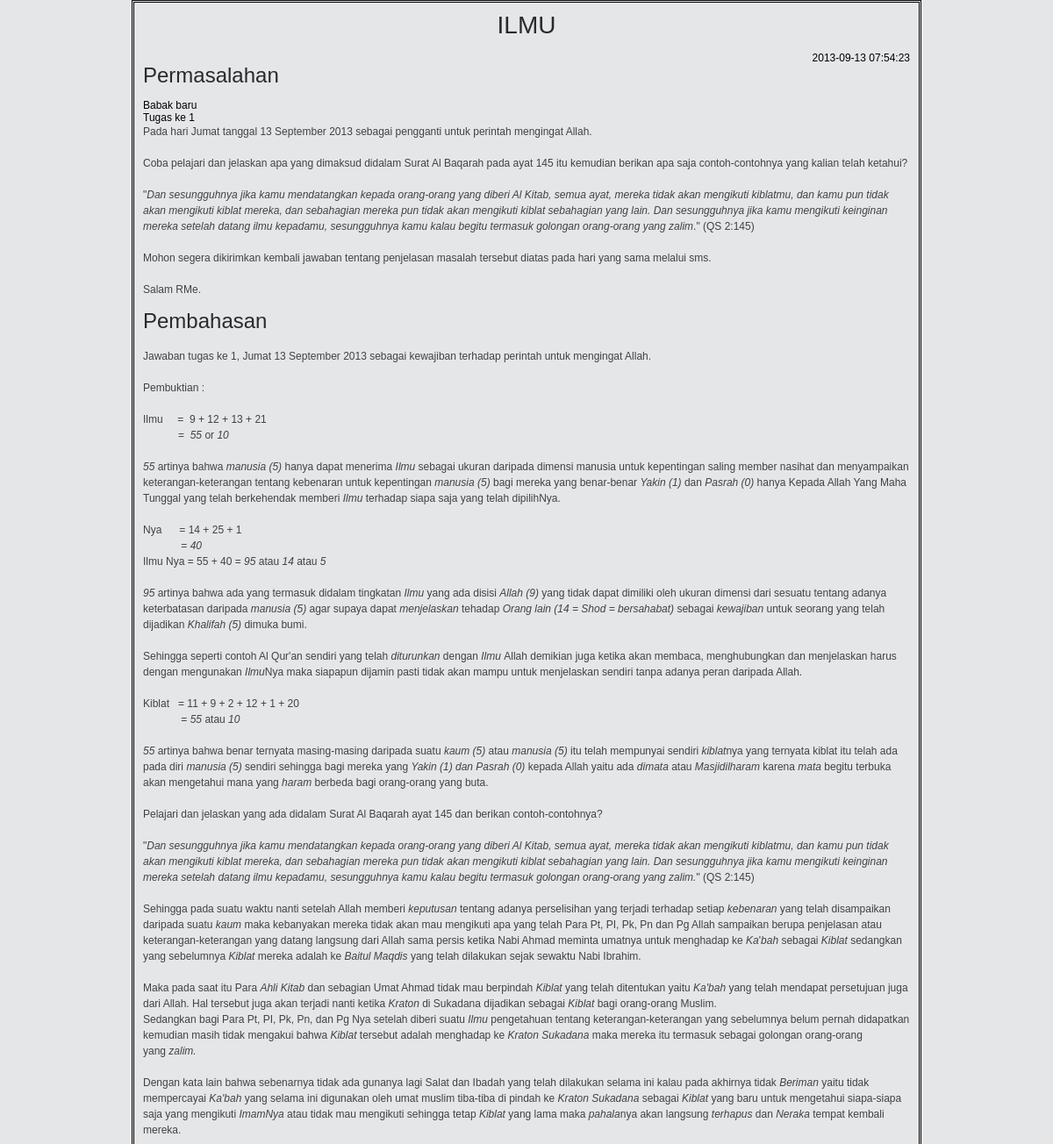
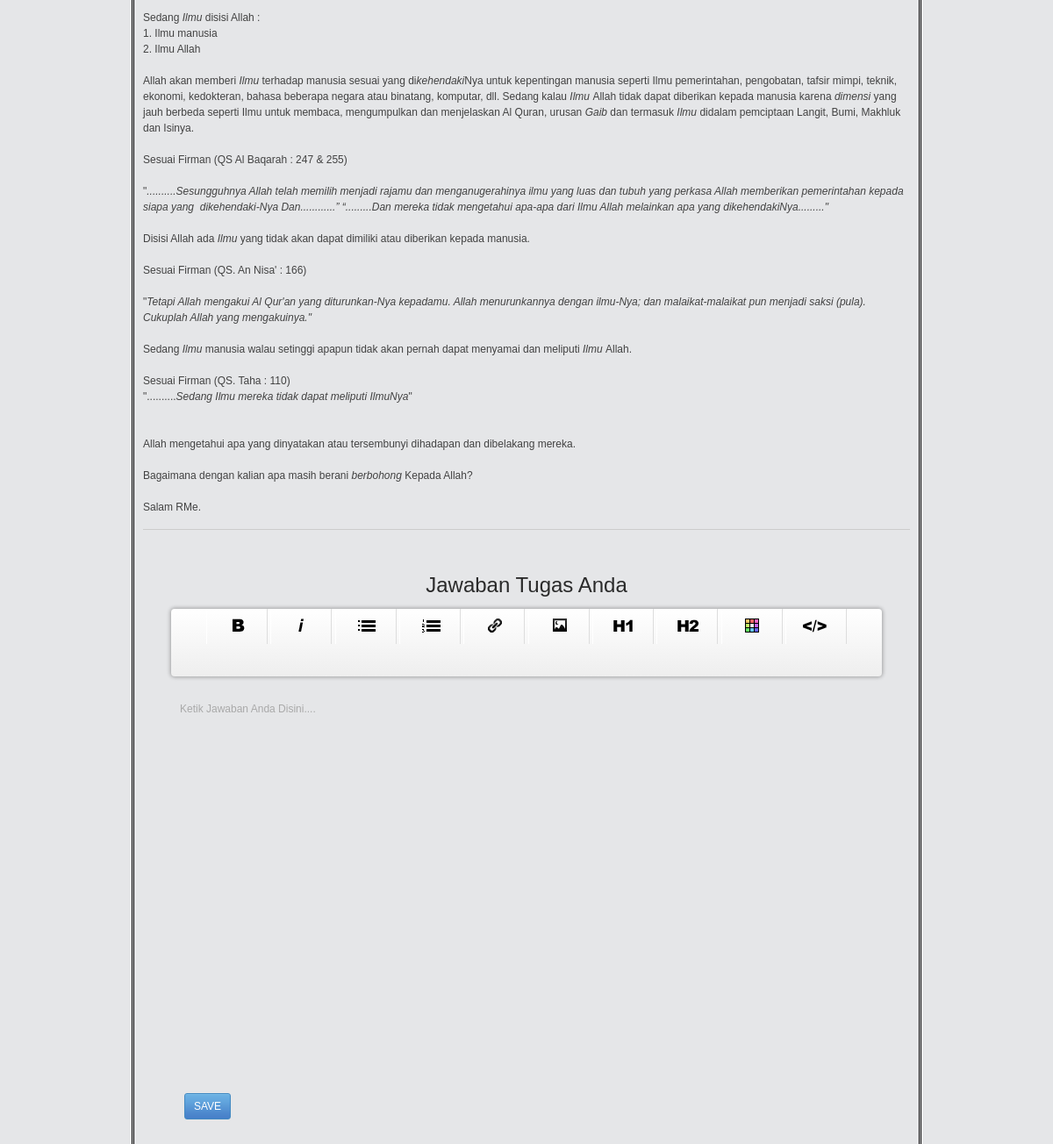
The page /sekolah/detailtugasjumat/22 (signed in) on the database its author committed (2 pictures, top to bottom).
### tables this page shows
CREATE TABLE IF NOT EXISTS `tugas` (
  `id_tugas` bigint(20) NOT NULL AUTO_INCREMENT,
  `username` varchar(250) DEFAULT NULL,
  `judul` varchar(250) DEFAULT NULL,
  `kategori` varchar(250) DEFAULT NULL,
  `subkategori` varchar(250) DEFAULT NULL,
  `status` varchar(250) DEFAULT NULL,
  `artikel` longtext,
  `datecreate` timestamp NOT NULL DEFAULT CURRENT_TIMESTAMP ON UPDATE CURRENT_TIMESTAMP,
  `lastedit` timestamp NOT NULL DEFAULT '0000-00-00 00:00:00',
  `news` tinyint(1) NOT NULL,
  PRIMARY KEY (`id_tugas`)
);

### application/controllers/sekolah.php (called while the page is built, shortened)
<?php
class Sekolah extends CI_Controller {
    public function __construct() {
        $this->load->model('sekolah_model');
        $this->load->helper('captcha_helper');
        $this->load->model('tugas_model');
        $this->load->model('registrasi_model');
    }
    public function detailtugasjumat() {
        if ($_SESSION['status'] != 'guest') {
            $id_tugas = $this->security->xss_clean($this->uri->segment(3));
            $tugas = $this->tugas_model->select_one_tugas($id_tugas);
            if ($tugas == null)
                $this->index();
            else {
                $data = array();
                $data['tugas'] = $tugas;
                $jawaban = $this->sekolah_model->select_jawaban_tugas($_SESSION['username'], $tugas->id_tugas);
                $data['jawaban'] = $jawaban;
                $this->load->view('detail_tugas_jumat_view', $data);
            }
        } else {
            $_SESSION['page'] = "";
            $this->load->view('header_view');
            $this->load->view('error_403_view');
        }
    }
}

### index.php (called while the page is built, shortened)
<?php
require_once BASEPATH.'core/CodeIgniter.php';

### application/models/tugas_model.php (called while the page is built, shortened)
<?php if ( ! defined('BASEPATH')) exit('No direct script access allowed');
class tugas_model extends CI_Model{
    function select_one_tugas($id_tugas)
    {
        $SQL = "select * from tugas where id_tugas = ?";
        $query = $this->db->query($SQL, $id_tugas);
        if($this->db->affected_rows() == 1)
        {
            foreach($query->result() as $row)
            {
                return $row;
            }
        }
        else
        {
            return null;
        }
    }
}
?>

### application/models/sekolah_model.php (called while the page is built, shortened)
<?php if ( ! defined('BASEPATH')) exit('No direct script access allowed');
class Sekolah_model extends CI_Model{
    function select_jawaban_tugas($username, $tugas_id)
    {
        $SQL = "select * from jawab where username = '$username' and tugas_id = '$tugas_id' and trash = 'n' and parent = 0";
        $query = $this->db->query($SQL);
        if($this->db->affected_rows() > 0)
        {
            foreach ($query->result() as $row) {
                $data =   $row;
            }
            return $data;
        }
        else
        {
            return null;
        }
    }
}
?>

### application/views/detail_tugas_jumat_view.php (the view, shortened to what this page needs)
<html>
    <head>
        <link rel="stylesheet" href="<?php echo base_url(); ?>css/styledetail.css" type="text/css" media="screen"/>
        <link rel="stylesheet" href="<?php echo base_url(); ?>css/artikel/stylesheet.css" media="screen"  />
        <link rel="stylesheet" href="<?php echo base_url(); ?>css/styleadministrator.css" />
    </head>
    <body>
        <div id="boxdetail">
            <center><h1><?php echo $tugas->judul; ?></h1></center>
            <br/>
            <div style="float:right;"><?php echo $tugas->datecreate; ?></div>
            <br/>
            <?php echo $tugas->artikel; ?>
            <hr/>
            <form action="<?= base_url(); ?>sekolah/createjawaban" method="post"  name="createjawaban">
                <div style="margin-top:50px;">
                    <center>
                        <h2>Jawaban Tugas Anda</h2>
                        <br/>
                        <div id="wysihtml5-editor-toolbar">
                            <header class="headerstyle">
                                <ul class="commandstyle">
                                    <li data-wysihtml5-command="bold" title="Make text bold (CTRL + B)" class="command"></li>
                                    <li data-wysihtml5-command="italic" title="Make text italic (CTRL + I)" class="command"></li>
                                    <li data-wysihtml5-command="insertUnorderedList" title="Insert an unordered list" class="command"></li>
                                    <li data-wysihtml5-command="insertOrderedList" title="Insert an ordered list" class="command"></li>
                                    <li data-wysihtml5-command="createLink" title="Insert a link" class="command"></li>
                                    <li data-wysihtml5-command="insertImage" title="Insert an image" class="command"></li>
                                    <li data-wysihtml5-command="formatBlock" data-wysihtml5-command-value="h1" title="Insert headline 1" class="command"></li>
                                    <li data-wysihtml5-command="formatBlock" data-wysihtml5-command-value="h2" title="Insert headline 2" class="command"></li>
                                    <li data-wysihtml5-command-group="foreColor" class="fore-color" title="Color the selected text" class="command">
                                    </li>
                                    <li data-wysihtml5-action="change_view" title="Show HTML" class="action"></li>
                                </ul>
                            </header>
                            <section class="sectionstyle">
                            </section>
                    </center>
                </div>
                <div style="margin-top:5px; margin-left:47px;">
                    <?php if ($jawaban != null) { ?>
                        <input type="submit"  name="update"  class="button-a blue" value="UPDATE"/>
                    <?php } else { ?>
                        <input type="submit"  name="save"   class="button-a blue" value="SAVE"/>
                    <?php } ?>
                </div>
            </form>
        </div>
</body>
</html>

### css/styledetail.css (style rules this page uses)
#boxdetail { margin-left:150px; margin-right:150px; border-style: double; border-color: #000; padding: 10px 10px 100px 10px; }

### css/artikel/stylesheet.css (style rules this page uses)
#wysihtml5-editor-toolbar { position: relative; }
.headerstyle { display: block; border-radius: 4px; width: 810px; background: #eee; position: relative; z-index: 1; text-align: center; background-image: linear-gradient(bottom, rgb(238,238,238) 0%, rgb(255,255,255) 100%); background-image: -o-linear-gradient(bottom, rgb(238,238,238) 0%, rgb(255,255,255) 100%); background-image: -moz-linear-gradient(bottom, rgb(238,238,238) 0%, rgb(255,255,255) 100%); background-image: -webkit-linear-gradient(bottom, rgb(238,238,238) 0%, rgb(255,255,255) 100%); background-image: -ms-linear-gradient(bottom, rgb(238,238,238) 0%, rgb(255,255,255) 100%); box-shadow: 0 0 4px 1px rgba(0, 0, 0, 0.3); font-size: 0; text-align: center; }
[data-wysihtml5-command], [data-wysihtml5-action], .fore-color { position: relative; border-right: 1px solid #ddd; border-left: 1px solid #fff; list-style: none; font-size: 12px; display: inline-block; cursor: pointer; height: 40px; width: 68px; }
[data-wysihtml5-command]::after, [data-wysihtml5-action]::after, .fore-color::after { content: ""; background-image: url(../../img/spr_toolbar_icons_r1.png); background-repeat: no-repeat; position: absolute; left: 0; right: 0; top: 0; bottom: 0; }
[data-wysihtml5-command="bold"]::after { background-position: 24px center; }
[data-wysihtml5-command="italic"]::after { background-position: -48px center; }
[data-wysihtml5-command="insertUnorderedList"]::after { background-position: -115px center; }
[data-wysihtml5-command="insertOrderedList"]::after { background-position: -197px center; }
[data-wysihtml5-command="formatBlock"][data-wysihtml5-command-value="h1"]::after { background-position: -344px center; }
[data-wysihtml5-command="formatBlock"][data-wysihtml5-command-value="h2"]::after { background-position: -428px center; }
[data-wysihtml5-command="createLink"]::after { background-position: -271px center; }
[data-wysihtml5-command="insertImage"]::after { background-position: -513px center; }
.fore-color::after { background-position: -741px center; }
[data-wysihtml5-action="change_view"]::after { background-position: -670px center; }
.sectionstyle { height: 450px; width: 810px; }

### css/styleadministrator.css (style rules this page uses)
html,body,div,span,applet,object,iframe,input,h1,h2,h3,h4,h5,h6,p,blockquote,pre,a,abbr,acronym,address,big,cite,code,del,dfn,em,font,img,ins,kbd,q,s,samp,small,strike,strong,sub,sup,tt,var,dl,dt,dd,ol,ul,li,fieldset,form,label,legend,table,caption,tbody,tfoot,thead,tr,th,td { margin:0; padding:0; }
input, textarea ,a, img { outline: none; }
html, body, textarea, input { font-family: Helvetica, Arial, sans-serif; font-size:12px; -webkit-text-size-adjust:none; }
body { background:#e5e6e8; min-width:1035px; }
html, body { margin:0;padding:0;width:100%;height:100%; }
header, footer, nav, section { display:block; }
h1, h2, h3, h4, h5, h6 { font-weight:100; font-family: 'Cuprum', Arial, sans-serif; color:#2a2a2a; }
h1 { font-size:28px; line-height:32px; }
h2 { font-size:24px; line-height:26px; }
p, ul, ol, pre { color:#424242; font-size:12px; font-family: Helvetica, Arial, sans-serif; line-height: 18px; }
hr { display:block; height:0px; line-height:0px; border:0; border-top:1px solid #CCC; margin:16px 0; float:none; clear:both; padding:0; }
header { background-image:url(../images/header-bg.png); background-repeat:repeat-x; background-position:center; height:77px; margin-bottom:20px; }
.button-a { padding:0px 10px; }
.button-a, .button-a span { display:inline-block; height:30px; border:0; color:#FFF; -webkit-border-radius: 3px; -moz-border-radius: 3px; border-radius: 3px; text-decoration:none; cursor:pointer; font-size:12px; text-align:center; }
.button-a.blue { background-image:url(../images/button.png); background-position:0px -60px; border:1px solid #438ac2; }

### css/artikel/editor.css (style rules this page uses)
html { background: transparent; }
body { margin-bottom: 25px; font-family: Helvetica, Arial, Verdana !important; }
h1, h2 { line-height: 1; font-family: Rockwell, "Courier New", Courier, Georgia; border-bottom: 1px solid #999; font-weight: bold; margin: 0 5px 25px 0; padding: 0 0 8px; }
h1 { font-size: 27px; }
h2 { font-size: 18px; }
p, li { line-height: 1.5; }
p, ul, ol { padding-bottom: 25px; }
i, em { font-style: italic; }
li { margin-left: 30px; }
ul li { list-style: disc outside; }

### rows shown on the page
tugas: judul "ILMU", datecreate "2013-09-13 07:54:23", artikel "Permasalahan Babak baru Tugas ke 1 Pada hari Jumat tanggal 13 September 2013 sebagai pengganti untuk perintah mengingat Allah. Coba pelajari dan jelaskan apa yang dimaksud didalam Surat Al Baqarah pada ayat 145 itu kemudian berikan apa saja contoh-contohnya yang kalian telah ketahui? \" Dan sesungguhnya jika kamu mendatangkan kepada orang-orang yang diberi Al Kitab, semua ayat, mereka tidak akan mengikuti kiblatmu, dan kamu pun tidak akan mengikuti kiblat mereka, dan sebahagian mereka pun tidak akan mengikuti kiblat sebahagian yang lain. Dan sesungguhnya jika kamu mengikuti keinginan mereka setelah datang ilmu kepadamu, sesungguhnya kamu kalau begitu termasuk golongan orang-orang yang zalim…"
